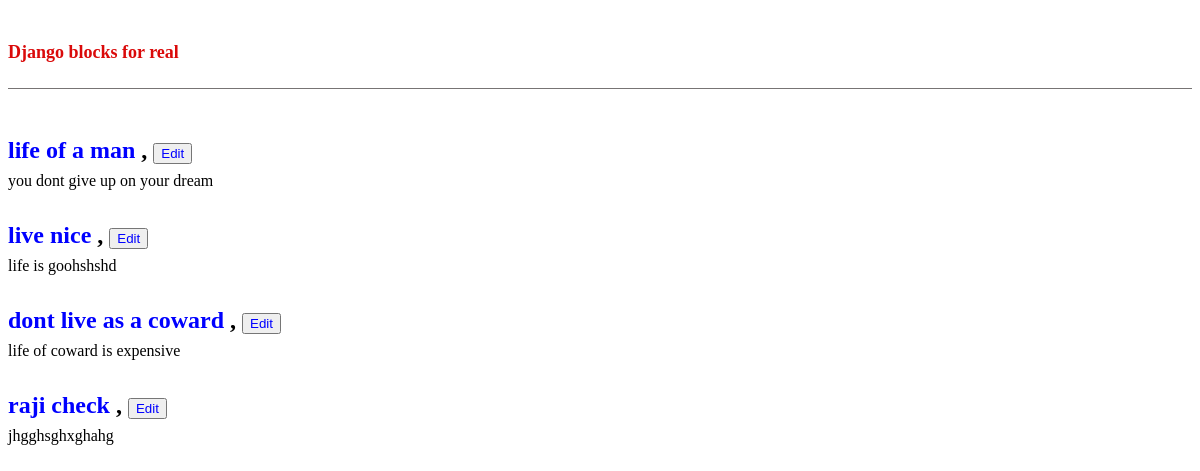
Before: / with the older database file.
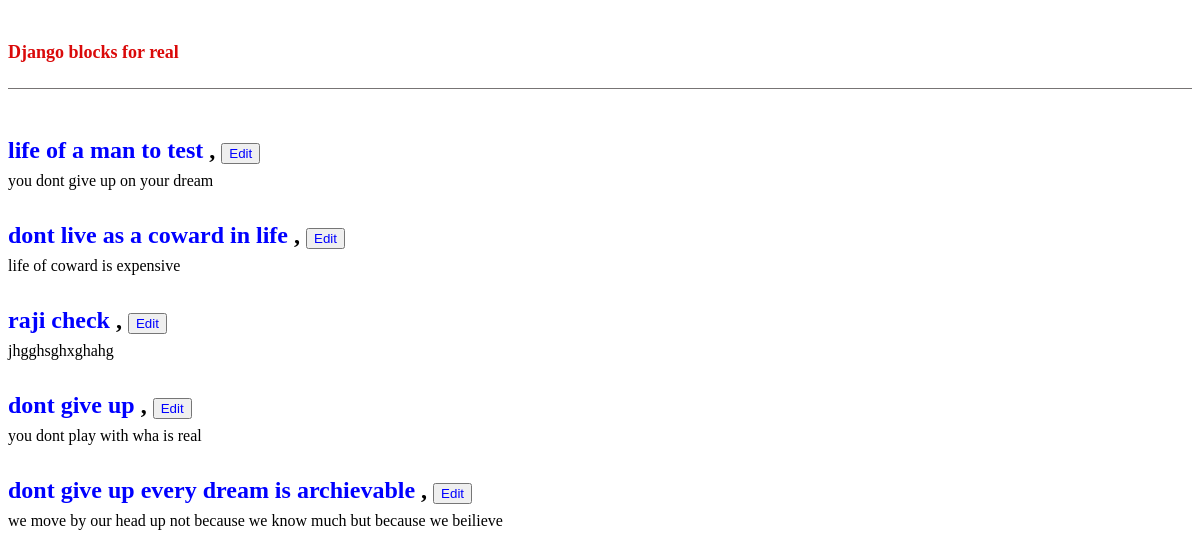
After: the same page with the newer database file.
### blog/models.py (models this page shows, shortened)
class Post(models.Model):
    title=models.CharField(max_length=200)
    author =models.ForeignKey('auth.User', on_delete=models.CASCADE,)
    body = models.TextField()

### blog/views.py (the view)
# urls.py: path('', BlogViewList.as_view(),
class BlogViewList(ListView): #itemise object on list
    model = Post
    template_name = 'home.html'

### blog/templates/home.html (shortened to what this page needs)
 {% extends 'base.html' %}
    {% block content %}
    {% for post in post_list %}
    <div class="post-entry"><h2><a href="{%url 'post_detail' post.pk%}">{{post.title}} </a>,
        <a href="{% url "post_edit" post.pk %}"><button>Edit</a></button></h2><p>
        {{post.body}}
    </p></div>
    {% endfor%}
    {% endblock content %}

### blog/templates/base.html (shortened to what this page needs)
<!DOCTYPE html>
{% load static %}
<html lang="en">
    <head>
        <link rel='stylesheet' href="{% static 'css/basic.css' %}">
    </head>
    <body>
        <header><h1><a href="{% url 'home' %}">Django blocks for real</a></h1></header>
        {% block content %}
        {% endblock content %}
    </body>
</html>

### blog/static/css/basic.css (style rules this page uses)
header h1 a { color: rgb(218, 10, 10); font-family: 'Source San 3'sans-serif; font-size: 18px; text-decoration-line: none; }
header { border-bottom: 1px solid #777474; margin-bottom: 3rem; display: flex; }
.post-entry { margin-bottom: 2rem; }
.post-entry h2 { margin: 0.5rem 0; }
.post-entry h2 a, .post-entry h2 a :visited { color: blue; text-decoration: none; }
.post-entry p { margin: 0; font-weight: 400; }

Changed rows visible on the page:
removed Post: title "live nice", body "life is goohshshd"
changed Post "you dont give up on your dream": title "life of a man" → "life of a man to test"
changed Post "life of coward is expensive": title "dont live as a coward" → "dont live as a coward in life"
added Post: title "dont give up", body "you dont play with wha is real"
added Post: title "dont give up every dream is archievable", body "we move by our head up not because we know much but because we beilieve"
